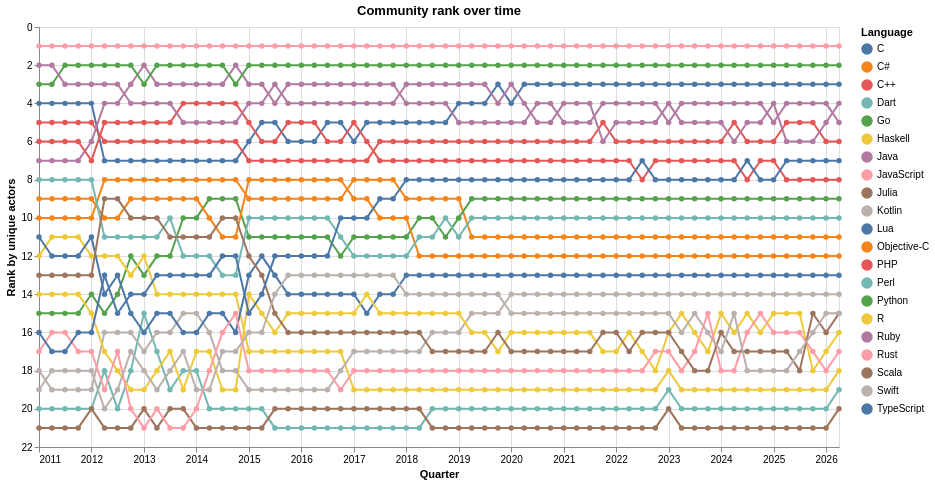

Write a Vega-Lite specification for this figure.
### Vega-Lite specification from a JSON file in a GitHub repository (floating-point values rounded to 4 significant figures; data arrays with more than 128 entries replaced by an {"elided": "..."} marker saying what was removed)
{"config": {"view": {"continuousWidth": 300, "continuousHeight": 300}, "title": {"anchor": "middle"}}, "data": {"name": "data-5c8de6ceb36969e7f452dbf9d8352238"}, "mark": {"type": "line", "point": true}, "encoding": {"color": {"field": "language", "title": "Language", "type": "nominal"}, "tooltip": [{"field": "month", "type": "temporal"}, {"field": "language", "type": "nominal"}, {"field": "actor_rank", "type": "quantitative"}, {"field": "unique_actors", "type": "quantitative"}], "x": {"field": "month", "title": "Quarter", "type": "temporal"}, "y": {"field": "actor_rank", "scale": {"reverse": true}, "title": "Rank by unique actors", "type": "quantitative"}}, "height": 420, "title": "Community rank over time", "width": 800, "$schema": "https://vega.github.io/schema/vega-lite/v6.4.1.json", "datasets": {"data-5c8de6ceb36969e7f452dbf9d8352238": {"elided": "1302 records"}}}
